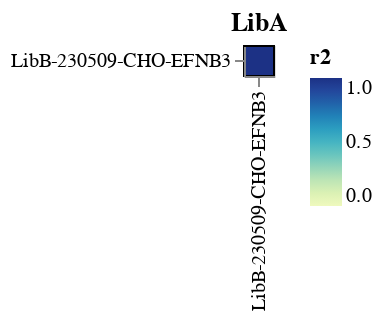
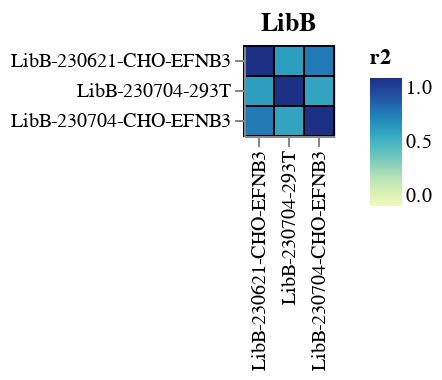

The notebook cell saved with these charts, in order:
### Markdown cell above
# Correlations in variant functional scores
Correlations among functional scores of variants with the same barcode in the same library:

### Code cell
pre_selection_dates = count_summaries.set_index("selection")[
    "pre_selection_date"
].to_dict()
post_selection_dates = count_summaries.set_index("selection")[
    "post_selection_date"
].to_dict()

corrs = (
    dms_variants.utils.tidy_to_corr(
        df=func_scores.merge(
            count_summaries[["selection", "library"]],
            on="selection",
            validate="many_to_one",
        ),
        sample_col="selection",
        label_col="barcode",
        value_col="func_score",
        group_cols="library",
    )
    .rename(columns={"correlation": "r"})
    .assign(
        r2=lambda x: x["r"] ** 2,
        pre_date_1=lambda x: x["selection_1"].map(pre_selection_dates),
        pre_date_2=lambda x: x["selection_2"].map(pre_selection_dates),
        pre_selection_date=lambda x: x["pre_date_1"].where(
            x["pre_date_1"] == x["pre_date_2"], pd.NA
        ),
        post_date_1=lambda x: x["selection_1"].map(post_selection_dates),
        post_date_2=lambda x: x["selection_2"].map(post_selection_dates),
        post_selection_date=lambda x: x["post_date_1"].where(
            x["post_date_1"] == x["post_date_2"], pd.NA
        ),
    )
    .drop(columns=["pre_date_1", "pre_date_2", "post_date_1", "post_date_2"])
)

for library, library_corr in corrs.groupby("library"):
    corr_chart = (
        alt.Chart(library_corr)
        .encode(
            alt.X("selection_1", title=None),
            alt.Y("selection_2", title=None),
            color=alt.Color("r2", scale=alt.Scale(zero=True)),
            tooltip=[
                alt.Tooltip(c, format=".3g") if c in ["r", "r2"] else c
                for c in corrs.columns
            ],
        )
        .mark_rect(stroke="black")
        .properties(width=alt.Step(15), height=alt.Step(15), title=library)
        .configure_axis(labelLimit=500)
    )

    for sel in selectors:
        corr_chart = corr_chart.add_params(sel).transform_filter(sel)

    corr_chart = corr_chart.properties(autosize=alt.AutoSizeParams(resize=True))

    display(corr_chart)

### Figure 1 — Vega-Lite specification as saved in the notebook (floating-point values rounded to 4 significant figures)
{"config": {"view": {"continuousWidth": 300, "continuousHeight": 300}, "axis": {"labelLimit": 500}}, "data": {"name": "data-49c2df0ca9ef5497866ba20431742562"}, "mark": {"type": "rect", "stroke": "black"}, "autosize": {"resize": true}, "encoding": {"color": {"field": "r2", "scale": {"zero": true}, "type": "quantitative"}, "tooltip": [{"field": "library", "type": "nominal"}, {"field": "selection_1", "type": "nominal"}, {"field": "selection_2", "type": "nominal"}, {"field": "r", "format": ".3g", "type": "quantitative"}, {"field": "r2", "format": ".3g", "type": "quantitative"}, {"field": "pre_selection_date", "type": "nominal"}, {"field": "post_selection_date", "type": "nominal"}], "x": {"field": "selection_1", "title": null, "type": "nominal"}, "y": {"field": "selection_2", "title": null, "type": "nominal"}}, "height": {"step": 15}, "params": [{"name": "param_1", "select": {"type": "point", "fields": ["library"]}, "bind": {"input": "select", "options": [null, "LibA", "LibB"], "labels": ["all", "LibA", "LibB"], "name": "library"}}, {"name": "param_2", "select": {"type": "point", "fields": ["pre_selection_date"]}, "bind": {"input": "select", "options": [null, "2023-05-09", "2023-06-21", "2023-07-04"], "labels": ["all", "2023-05-09", "2023-06-21", "2023-07-04"], "name": "pre_selection_date"}}, {"name": "param_3", "select": {"type": "point", "fields": ["post_selection_date"]}, "bind": {"input": "select", "options": [null, "2023-05-09", "2023-06-21", "2023-07-04"], "labels": ["all", "2023-05-09", "2023-06-21", "2023-07-04"], "name": "post_selection_date"}}], "title": "LibA", "transform": [{"filter": {"param": "param_1"}}, {"filter": {"param": "param_2"}}, {"filter": {"param": "param_3"}}], "width": {"step": 15}, "$schema": "https://vega.github.io/schema/vega-lite/v5.8.0.json", "datasets": {"data-49c2df0ca9ef5497866ba20431742562": [{"library": "LibA", "selection_1": "LibB-230509-CHO-EFNB3", "selection_2": "LibB-230509-CHO-EFNB3", "r": 1.0, "r2": 1.0, "pre_selection_date": "2023-05-09", "post_selection_date": "2023-05-09"}]}}

### Figure 2 — Vega-Lite specification as saved in the notebook (floating-point values rounded to 4 significant figures)
{"config": {"view": {"continuousWidth": 300, "continuousHeight": 300}, "axis": {"labelLimit": 500}}, "data": {"name": "data-24c9c08c27eeb29e284f4c67676b2eae"}, "mark": {"type": "rect", "stroke": "black"}, "autosize": {"resize": true}, "encoding": {"color": {"field": "r2", "scale": {"zero": true}, "type": "quantitative"}, "tooltip": [{"field": "library", "type": "nominal"}, {"field": "selection_1", "type": "nominal"}, {"field": "selection_2", "type": "nominal"}, {"field": "r", "format": ".3g", "type": "quantitative"}, {"field": "r2", "format": ".3g", "type": "quantitative"}, {"field": "pre_selection_date", "type": "nominal"}, {"field": "post_selection_date", "type": "nominal"}], "x": {"field": "selection_1", "title": null, "type": "nominal"}, "y": {"field": "selection_2", "title": null, "type": "nominal"}}, "height": {"step": 15}, "params": [{"name": "param_1", "select": {"type": "point", "fields": ["library"]}, "bind": {"input": "select", "options": [null, "LibA", "LibB"], "labels": ["all", "LibA", "LibB"], "name": "library"}}, {"name": "param_2", "select": {"type": "point", "fields": ["pre_selection_date"]}, "bind": {"input": "select", "options": [null, "2023-05-09", "2023-06-21", "2023-07-04"], "labels": ["all", "2023-05-09", "2023-06-21", "2023-07-04"], "name": "pre_selection_date"}}, {"name": "param_3", "select": {"type": "point", "fields": ["post_selection_date"]}, "bind": {"input": "select", "options": [null, "2023-05-09", "2023-06-21", "2023-07-04"], "labels": ["all", "2023-05-09", "2023-06-21", "2023-07-04"], "name": "post_selection_date"}}], "title": "LibB", "transform": [{"filter": {"param": "param_1"}}, {"filter": {"param": "param_2"}}, {"filter": {"param": "param_3"}}], "width": {"step": 15}, "$schema": "https://vega.github.io/schema/vega-lite/v5.8.0.json", "datasets": {"data-24c9c08c27eeb29e284f4c67676b2eae": [{"library": "LibB", "selection_1": "LibB-230621-CHO-EFNB3", "selection_2": "LibB-230621-CHO-EFNB3", "r": 1.0, "r2": 1.0, "pre_selection_date": "2023-06-21", "post_selection_date": "2023-06-21"}, {"library": "LibB", "selection_1": "LibB-230704-293T", "selection_2": "LibB-230621-CHO-EFNB3", "r": 0.7752, "r2": 0.6009, "pre_selection_date": null, "post_selection_date": null}, {"library": "LibB", "selection_1": "LibB-230704-CHO-EFNB3", "selection_2": "LibB-230621-CHO-EFNB3", "r": 0.8525, "r2": 0.7268, "pre_selection_date": null, "post_selection_date": null}, {"library": "LibB", "selection_1": "LibB-230621-CHO-EFNB3", "selection_2": "LibB-230704-293T", "r": 0.7752, "r2": 0.6009, "pre_selection_date": null, "post_selection_date": null}, {"library": "LibB", "selection_1": "LibB-230704-293T", "selection_2": "LibB-230704-293T", "r": 1.0, "r2": 1.0, "pre_selection_date": "2023-07-04", "post_selection_date": "2023-07-04"}, {"library": "LibB", "selection_1": "LibB-230704-CHO-EFNB3", "selection_2": "LibB-230704-293T", "r": 0.7602, "r2": 0.5779, "pre_selection_date": "2023-07-04", "post_selection_date": "2023-07-04"}, {"library": "LibB", "selection_1": "LibB-230621-CHO-EFNB3", "selection_2": "LibB-230704-CHO-EFNB3", "r": 0.8525, "r2": 0.7268, "pre_selection_date": null, "post_selection_date": null}, {"library": "LibB", "selection_1": "LibB-230704-293T", "selection_2": "LibB-230704-CHO-EFNB3", "r": 0.7602, "r2": 0.5779, "pre_selection_date": "2023-07-04", "post_selection_date": "2023-07-04"}, {"library": "LibB", "selection_1": "LibB-230704-CHO-EFNB3", "selection_2": "LibB-230704-CHO-EFNB3", "r": 1.0, "r2": 1.0, "pre_selection_date": "2023-07-04", "post_selection_date": "2023-07-04"}]}}
